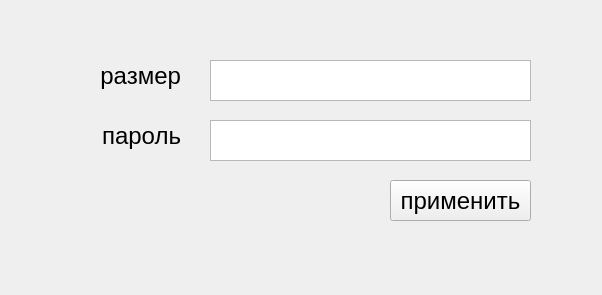
<?xml version="1.0" encoding="UTF-8"?>
<ui version="4.0">
 <class>Form_create</class>
 <widget class="QWidget" name="Form_create">
  <property name="geometry">
   <rect>
    <x>0</x>
    <y>0</y>
    <width>602</width>
    <height>295</height>
   </rect>
  </property>
  <property name="windowTitle">
   <string>Form</string>
  </property>
  <widget class="QTextEdit" name="textEdit">
   <property name="geometry">
    <rect>
     <x>210</x>
     <y>60</y>
     <width>321</width>
     <height>41</height>
    </rect>
   </property>
  </widget>
  <widget class="QTextEdit" name="textEdit_2">
   <property name="geometry">
    <rect>
     <x>210</x>
     <y>120</y>
     <width>321</width>
     <height>41</height>
    </rect>
   </property>
  </widget>
  <widget class="QLabel" name="label_2">
   <property name="geometry">
    <rect>
     <x>30</x>
     <y>60</y>
     <width>151</width>
     <height>31</height>
    </rect>
   </property>
   <property name="font">
    <font>
     <pointsize>18</pointsize>
    </font>
   </property>
   <property name="text">
    <string>размер</string>
   </property>
   <property name="alignment">
    <set>Qt::AlignRight|Qt::AlignTrailing|Qt::AlignVCenter</set>
   </property>
  </widget>
  <widget class="QLabel" name="label_3">
   <property name="geometry">
    <rect>
     <x>30</x>
     <y>120</y>
     <width>151</width>
     <height>31</height>
    </rect>
   </property>
   <property name="font">
    <font>
     <pointsize>18</pointsize>
    </font>
   </property>
   <property name="text">
    <string>пароль</string>
   </property>
   <property name="alignment">
    <set>Qt::AlignRight|Qt::AlignTrailing|Qt::AlignVCenter</set>
   </property>
  </widget>
  <widget class="QPushButton" name="pushButton">
   <property name="geometry">
    <rect>
     <x>390</x>
     <y>180</y>
     <width>141</width>
     <height>41</height>
    </rect>
   </property>
   <property name="font">
    <font>
     <pointsize>18</pointsize>
    </font>
   </property>
   <property name="text">
    <string>применить</string>
   </property>
  </widget>
 </widget>
 <resources/>
 <connections/>
</ui>
